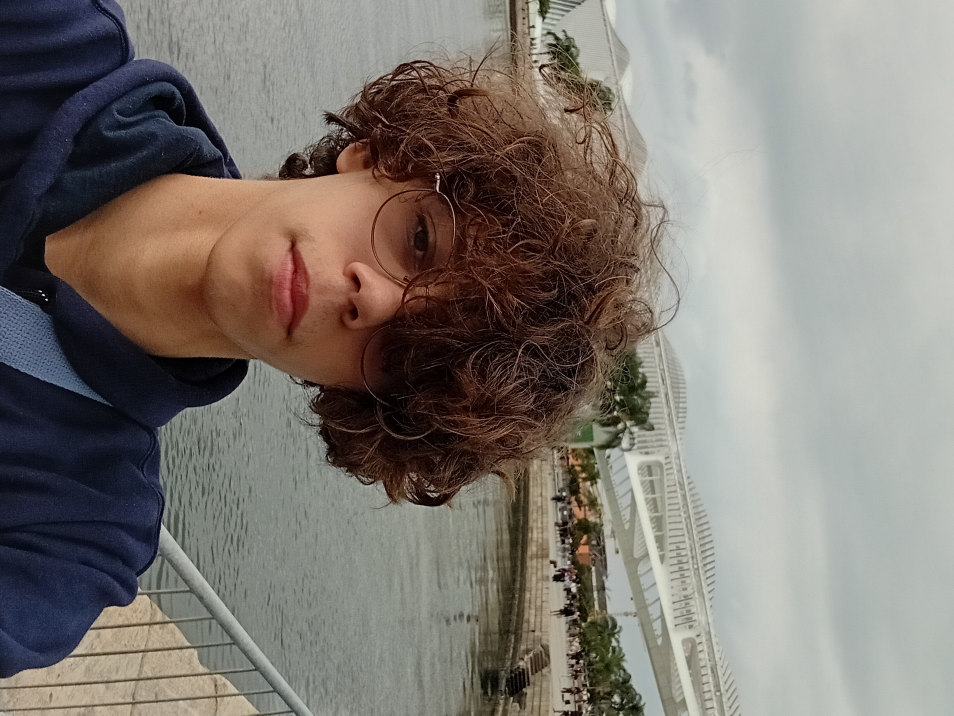
#> input picture image.jpg, 1908 x 1431 px, found by its file name (shown at 1/2 size)
$ python main.py image.jpg 5
#> lines starting #> are read from the running program, lines starting #| are printed output that depends on the picture
from PIL import Image
import numpy as np
import sys

RESHAPE = 64
neuron_count_layer = 32
input_count = RESHAPE * RESHAPE

use_sigmoid = False
use_relu = False

if sys.argv[1] == "sigmoid":
     use_sigmoid = True

if sys.argv[1] == "relu":
    use_relu = True


def normalization(red, green, blue):
    gray_escale = (red * 0.299 + green * 0.587 + blue * 0.114).astype(np.uint8)
    neuron_value = gray_escale / 255
    return neuron_value


def hidden_layer(input, weight, bias):

    PLACEHOLDER_SUM = input @ weight  # soma total de ativação relacionando o array input e a matriz pesos (x_i * w_ij + bias)
    PLACEHOLDER_SUM += bias

    return PLACEHOLDER_SUM

def sigmoid(ACTIVATION_VALUE):
    sigmoid_output = 1 / (1 + np.exp(-ACTIVATION_VALUE))
    return sigmoid_output

def relu(ACTIVATION_VALUE):
    RELU_OUTPUT = np.maximum(0, ACTIVATION_VALUE)
    return RELU_OUTPUT


def first_layer():
    img = Image.open(r"C:\Users\pottv\Downloads\eletron\ai\image.jpg")
#> img is the input picture: PIL image 1908x1431 RGB; mean R, G, B 126.7, 120.6, 114.4
    img_resized = img.resize((RESHAPE, RESHAPE)) # redimensiona a imagem para 64x64 pixels para não ficar gigante
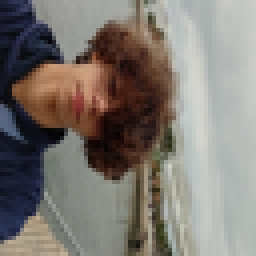
#> img_resized: PIL image 64x64 RGB (shown 4 times larger); mean R, G, B 126.7, 120.6, 114.4

    matriz = np.array(img_resized)
    CHANNELS = 3 # 3 canais de cores (RGB), se quiser mudar para hexa tem que lembrar de mudar aqui

    height, width, canais = matriz.shape
#> height = 64; width = 64; canais = 3
    neuron_matriz = np.zeros((height, width)) # matriz de neuronios que vai receber os valores normalizados

    # Processo de normalização; Acbamos de alocar um tensor de 3 dimensôes, mas temos que simplificar, podemos trabalhar com os valores separados ou
    # transformar esses valores em escalas de cinza, ou seja, preto e branco.
    # formula de luminancia: 0.299*R + 0.587*G + 0.114*B


    for h in range(height):
        for w in range(width):
            neuron_value = normalization(matriz[h, w, 0], matriz[h, w, 1], matriz[h, w, 2])
            neuron_matriz[h, w] = neuron_value
#> this loop made 64 passes
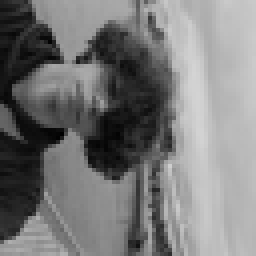
#> neuron_matriz: shape (64, 64) float64 (shown 4 times larger); min 0, max 0.831, mean 0.475

    #A função astype(np.uint8) é utilizada para converter valores de uma array de float para um tipo de dados unsigned 8 bits.
    # Isso significa que os valores vão de 0 a 255

    # Tem que fazer a entrada ser enfileirada e ser transformada em uma matriz de 1 dimensão
    input = neuron_matriz.flatten() # flatten transforma a matriz em uma lista de valores


    # Primeira camada da rede neural
    # soma de todos os vallores . peso + bias é igual ao processo de ativação que o proximo neuronio vai receber

    #input_count = RESHAPE * RESHAPE
    #neuron_count_layer = 32


    # Trabalhando hoje


    weight = np.random.rand(input_count, neuron_count_layer) * 0.001
    bias = np.random.rand(neuron_count_layer)  # inicializa bias com valores aleatórios entre 0 e 1


    # Se quiser fazer na mão sem numpy, fui um pouco burrinho:
    #for i in range(input_count):
        #for j in range(neuron_count_layer):
            #weight[i][j] = np.random.rand()  # inicializa pesos com valores aleatórios entre 0 e 1

    # valores serão aleatórios uma unica vez em toda rede

    ACTIVATION_VALUE = hidden_layer(input, weight, bias)


    if use_sigmoid == True:
        SIGMOID_OUTPUT = sigmoid(ACTIVATION_VALUE)
        return SIGMOID_OUTPUT

    if use_relu == True:
        RELU_OUTPUT = relu(ACTIVATION_VALUE)
        return RELU_OUTPUT


def next_layer(previous_layer): # valor da camada anterior

    weight = np.random.rand(len(previous_layer), neuron_count_layer) * 0.001
    bias = np.random.rand(neuron_count_layer)

    ACTIVATION_VALUE = hidden_layer(previous_layer, weight, bias)

    if use_sigmoid == True:
        SIGMOID_OUTPUT = sigmoid(ACTIVATION_VALUE)
        return SIGMOID_OUTPUT

    if use_relu == True:
        RELU_OUTPUT = relu(ACTIVATION_VALUE)
        return RELU_OUTPUT


def final_layer():

    layer_constructor = first_layer()

    for integer in range (int(sys.argv[2])): #Precisa usar a function int por conta do argumento ser passado com string
        placeholder_constructor = next_layer(layer_constructor)
        layer_constructor = placeholder_constructor
        print(f"Camada {integer+1} finalizada — média de ativação: {np.mean(layer_constructor):.4f}")

    output_neurons = 3
    weight_out = np.random.rand(len(layer_constructor), output_neurons) * 0.001
    bias_out = np.random.rand(output_neurons)

    final_output = sigmoid(hidden_layer(layer_constructor, weight_out, bias_out))
    print("Saída final:", final_output)

#> (the run stopped early here; a loop or call above may not have finished)
